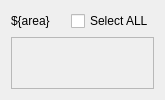
<?xml version="1.0" encoding="UTF-8"?>
<ui version="4.0">
 <class>Form</class>
 <widget class="QWidget" name="Form">
  <property name="geometry">
   <rect>
    <x>0</x>
    <y>0</y>
    <width>165</width>
    <height>100</height>
   </rect>
  </property>
  <property name="minimumSize">
   <size>
    <width>165</width>
    <height>100</height>
   </size>
  </property>
  <property name="windowTitle">
   <string>Form</string>
  </property>
  <layout class="QGridLayout" name="gridLayout">
   <item row="1" column="0" colspan="3">
    <widget class="PyDMTemplateRepeater" name="zoneCryomodules">
     <property name="frameShape">
      <enum>QFrame::StyledPanel</enum>
     </property>
     <property name="layoutType" stdset="0">
      <enum>PyDMTemplateRepeater::Flow</enum>
     </property>
     <property name="layoutSpacing" stdset="0">
      <number>0</number>
     </property>
     <property name="countShownInDesigner" stdset="0">
      <number>20</number>
     </property>
     <property name="templateFilename" stdset="0">
      <string>cmCheckboxButton.ui</string>
     </property>
     <property name="dataSource" stdset="0">
      <string>${area}.json</string>
     </property>
    </widget>
   </item>
   <item row="0" column="2">
    <widget class="QCheckBox" name="selectAllCheckbox">
     <property name="text">
      <string>Select ALL</string>
     </property>
    </widget>
   </item>
   <item row="0" column="0">
    <widget class="QLabel" name="zoneLabel">
     <property name="text">
      <string>${area}</string>
     </property>
    </widget>
   </item>
   <item row="0" column="1">
    <spacer name="horizontalSpacer">
     <property name="orientation">
      <enum>Qt::Horizontal</enum>
     </property>
     <property name="sizeHint" stdset="0">
      <size>
       <width>40</width>
       <height>20</height>
      </size>
     </property>
    </spacer>
   </item>
  </layout>
 </widget>
 <customwidgets>
  <customwidget>
   <class>PyDMTemplateRepeater</class>
   <extends>QFrame</extends>
   <header>pydm.widgets.template_repeater</header>
  </customwidget>
 </customwidgets>
 <resources/>
 <connections/>
</ui>
